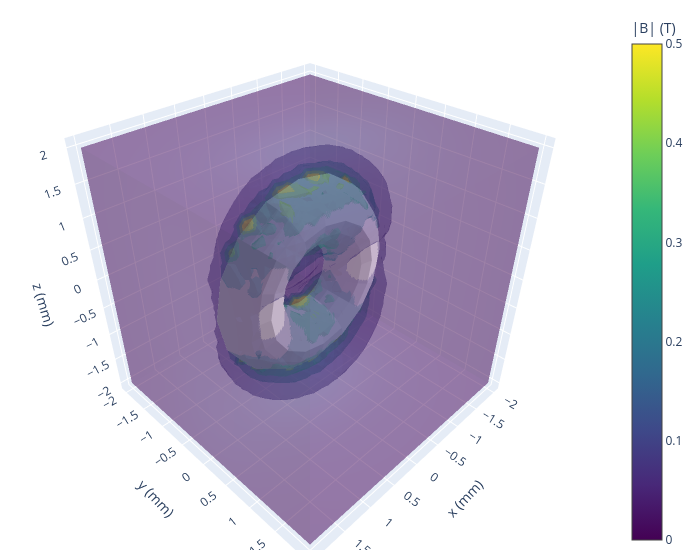

The code cell stored with this chart in its notebook:
### Markdown cell above
A volume plot which should look like:

![Donut Volume](img/donut_volume.png)

### Code cell
fig_vol, vol_cache, data_objects = pm.plots.volume_quickplot(cmin=0.0,
                                    cmax=0.5,
                                    opacity=0.3,
                                    magnet_opacity=1.0,
                                    no_caps=True,
                                    num_levels=6,
                                    num_points=30,
                                    show_magnets = True,
                                    xmax = 2,
                                    ymax = 2,
                                    zmax = 2,
                                    unit = 'mm',
                                    opacityscale = 'normal',
#                                     isomin=0.05,
#                                     isomax=0.5,
                                   )

### Figure 1 — Plotly figure (JSON) as saved in the notebook; plotly's stock layout.template omitted (floating-point values rounded to 4 significant figures; data arrays with more than 128 entries replaced by an {"elided": "..."} marker saying what was removed)
{"data": [{"color": "white", "flatshading": true, "i": {"elided": "288 int values"}, "j": {"elided": "288 int values"}, "k": {"elided": "288 int values"}, "lighting": {"ambient": 0.7, "facenormalsepsilon": 0}, "type": "mesh3d", "x": {"elided": "144 float values"}, "y": {"elided": "144 float values"}, "z": {"elided": "144 float values"}}, {"caps": {"x": {"show": true}, "y": {"show": true}, "z": {"show": true}}, "cmax": 0.5, "cmin": 0, "colorbar": {"title": {"text": "|B| (T)"}}, "colorscale": [[0, "#440154"], [0.1111, "#482878"], [0.2222, "#3e4989"], [0.3333, "#31688e"], [0.4444, "#26828e"], [0.5556, "#1f9e89"], [0.6667, "#35b779"], [0.7778, "#6ece58"], [0.8889, "#b5de2b"], [1, "#fde725"]], "isomax": 0.5, "isomin": 0, "opacity": 0.3, "opacityscale": [[0, 0], [0.125, 0.5], [0.2, 0], [0.5, 1]], "showscale": true, "surface": {"count": 6}, "type": "volume", "value": {"elided": "27000 float values"}, "x": {"elided": "27000 float values"}, "y": {"elided": "27000 float values"}, "z": {"elided": "27000 float values"}}], "layout": {"margin": {"b": 10, "l": 10, "r": 20, "t": 10}, "scene": {"aspectmode": "data", "xaxis": {"title": {"text": "x (mm)"}}, "yaxis": {"title": {"text": "y (mm)"}}, "zaxis": {"title": {"text": "z (mm)"}}}, "width": 700}}
